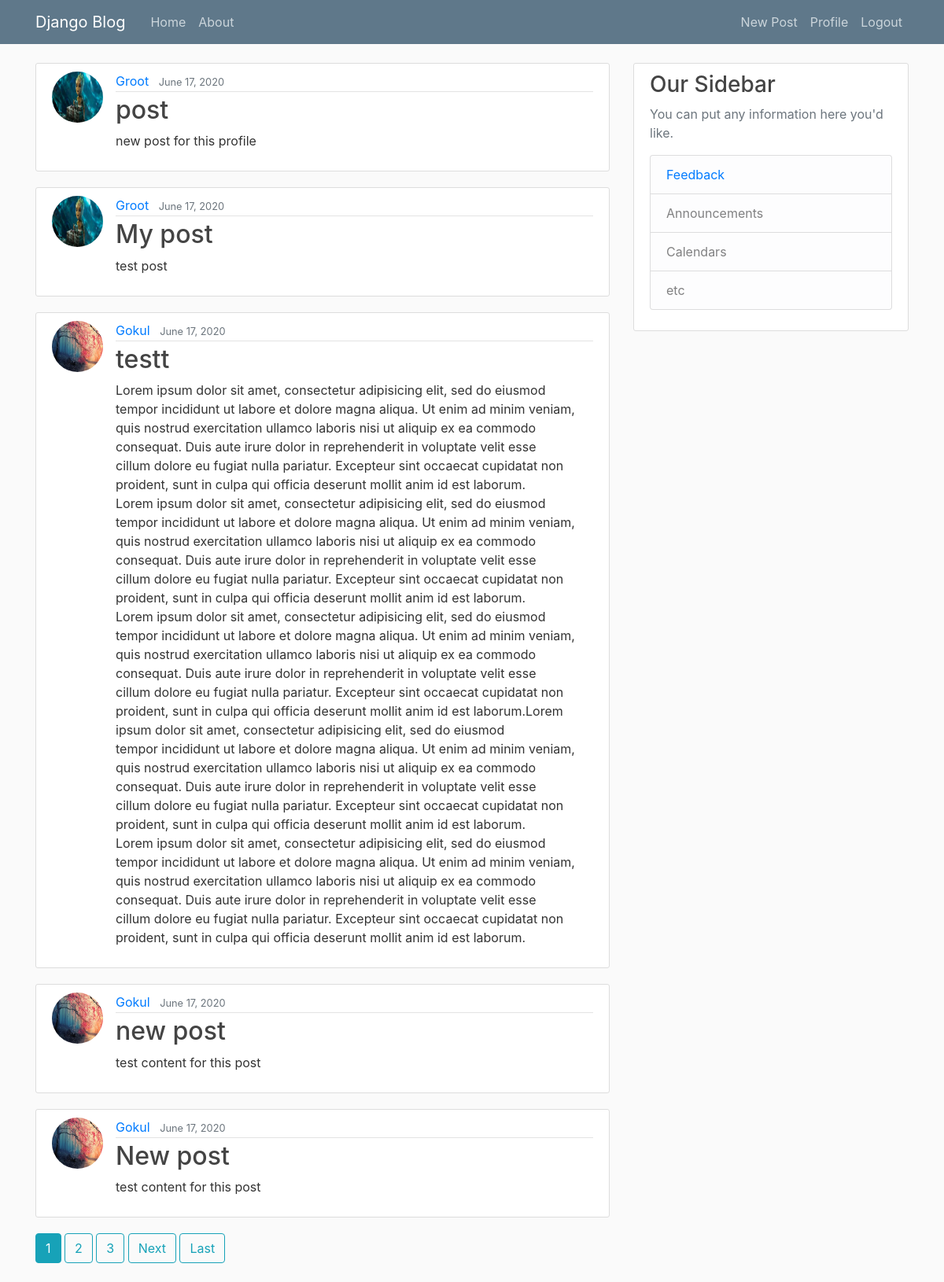
The app's page / (signed in) with its own data.
### blog/models.py (models this page shows, shortened)
class Post(models.Model):
	title = models.CharField(max_length=100)
	content = models.TextField()
	date_posted = models.DateTimeField(default=timezone.now)
	author = models.ForeignKey(User, on_delete=models.CASCADE)

### users/models.py (models this page shows, shortened)
class Profile(models.Model):
    user = models.OneToOneField(User, on_delete=models.CASCADE)
    bio = models.TextField(default='')
    lives_in = models.CharField(max_length=30,default='')
    image = models.ImageField(default='default.jpg', upload_to='profile_pics')

### blog/views.py (the view)
# urls.py: path('', PostListView.as_view(), name='blog-home'),
class PostListView(LoginRequiredMixin, ListView):
	model = Post
	template_name = 'blog/home.html'
	context_object_name = 'posts'
	ordering = ['-date_posted']
	paginate_by = 5

### blog/templates/blog/home.html (shortened to what this page needs)
{% extends "blog/base.html" %}
{% block content %}
	{% for post in posts %}
		<article class="media content-section">
			<img class="rounded-circle article-img" src="{{ post.author.profile.image.url }}">
		  <div class="media-body">
		    <div class="article-metadata">
		      <a class="mr-2" href="#">{{ post.author }}</a>
		      <small class="text-muted">{{ post.date_posted | date:"F d, Y"}}</small>
		    </div>
		    <h2><a class="article-title" href="{% url 'post-detail' post.id %}">{{ post.title }}</a></h2>
		    <p class="article-content">{{ post.content }}</p>
		  </div>
		</article>
	{% endfor %}
{% if is_paginated %}
	{% for num in page_obj.paginator.page_range %}
        {% if page_obj.number == num %}
          <a class="btn btn-info mb-4" href="?page={{ num }}">{{ num }}</a>
        {% elif num > page_obj.number|add:'-3' and num < page_obj.number|add:'3' %}
          <a class="btn btn-outline-info mb-4" href="?page={{ num }}">{{ num }}</a>
        {% endif %}
    {% endfor %}
	{% if page_obj.has_next %}
		<a class = "btn btn-outline-info mb-4" href="?page={{page_obj.next_page_number}}">Next</a>
		<a class = "btn btn-outline-info mb-4" href="?page={{ page_obj.paginator.num_pages}}">Last</a>
	{% endif %}
{% endif %}
{% endblock content %}

### blog/static/blog/main.css (style rules this page uses)
body { background: #fafafa; color: #333333; margin-top: 5rem; }
h1, h2, h3, h4, h5, h6 { color: #444444; }
.content-section { background: #ffffff; padding: 10px 20px; border: 1px solid #dddddd; border-radius: 3px; margin-bottom: 20px; }
.article-title { color: #444444; }
.article-content { white-space: pre-line; }
.article-img { height: 65px; width: 65px; margin-right: 16px; }
.article-metadata { padding-bottom: 1px; margin-bottom: 4px; border-bottom: 1px solid #e3e3e3 }

### records on screen
Post: author.profile.image (picture), author "Groot", date_posted "June 17, 2020", title "post", content "new post for this profile"
Post: author.profile.image (picture), author "Groot", date_posted "June 17, 2020", title "My post", content "test post"
Post: author.profile.image (picture), author "Gokul", date_posted "June 17, 2020", title "testt", content "Lorem ipsum dolor sit amet, consectetur adipisicing elit, sed do eiusmod tempor incididunt ut labore et dolore magna aliqua. Ut enim ad minim veniam, quis nostrud exercitation ullamco laboris nisi ut aliquip ex ea commodo consequat. Duis aute irure dolor in reprehenderit in voluptate velit esse cillum dolore eu fugiat nulla pariatur. Excepteur sint occaecat cupidatat non proident, sunt in culpa qui officia deserunt mollit anim id est laborum. Lorem ipsum dolor sit amet, consectetur adipisicing elit, sed do eiusmod tempor incididunt ut labore et dolore magna aliqua. Ut enim ad minim veniam, quis nostrud exercitation ullamco laboris nisi ut aliquip ex ea commodo consequat. Duis aute irure…"
Post: author.profile.image (picture), author "Gokul", date_posted "June 17, 2020", title "new post", content "test content for this post"
Post: author.profile.image (picture), author "Gokul", date_posted "June 17, 2020", title "New post", content "test content for this post"

### other values on screen
{{ num }} "1"
{{ num }} "2" "3"
